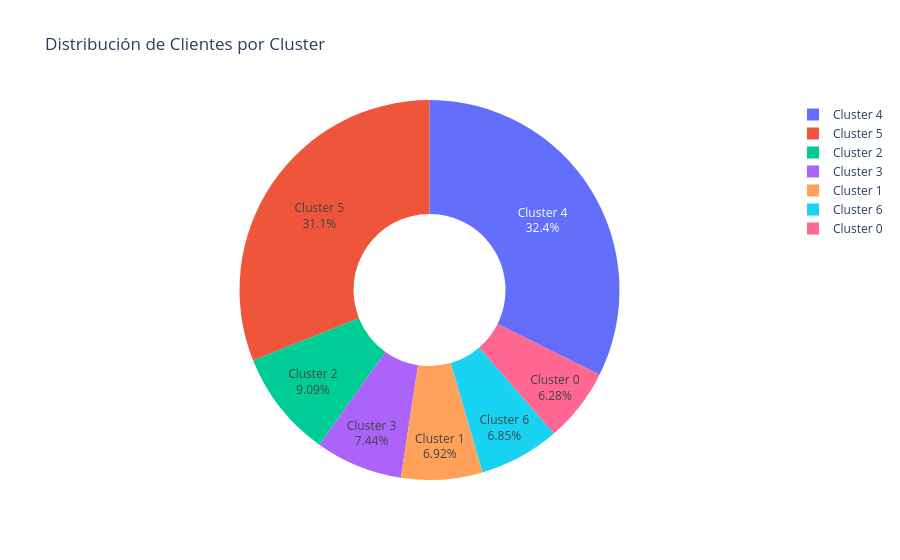

The notebook cell this image was saved under:
### Markdown cell above
## 5. Impacto de Clustering en Modelos Supervisados

### Code cell
# Evaluar impacto de agregar clusters como features
model_input_dir = root / 'data' / '05_model_input'

try:
    model_input = pd.read_csv(model_input_dir / 'model_input.csv')
    model_with_clusters = pd.read_csv(model_input_dir / 'model_input_with_clusters.csv')
    
    print("🔬 IMPACTO DE CLUSTERING EN MODELOS SUPERVISADOS")
    print("="*80)
    print(f"\nFeatures originales: {model_input.shape[1]} columnas")
    print(f"Features con clusters: {model_with_clusters.shape[1]} columnas")
    print(f"Features agregadas: {model_with_clusters.shape[1] - model_input.shape[1]}")
    
    # Mostrar nuevas columnas
    new_cols = set(model_with_clusters.columns) - set(model_input.columns)
    print(f"\n📊 Nuevas features de clustering: {list(new_cols)}")
    
    # Distribución de clusters
    if 'kmeans_label' in model_with_clusters.columns:
        cluster_dist = model_with_clusters['kmeans_label'].value_counts().sort_index()
        
        fig = px.pie(
            values=cluster_dist.values,
            names=[f'Cluster {i}' for i in cluster_dist.index],
            title='Distribución de Clientes por Cluster',
            hole=0.4
        )
        fig.update_traces(textposition='inside', textinfo='percent+label')
        fig.show()
        
        print("\n📌 Cluster Distribution:")
        for cluster_id, count in cluster_dist.items():
            pct = 100 * count / len(model_with_clusters)
            print(f"  Cluster {cluster_id}: {count:,} samples ({pct:.1f}%)")
    
    print("\n💡 Los cluster labels capturan patrones latentes que pueden mejorar")
    print("   el rendimiento de modelos supervisados al actuar como features categóricas.")
    
except FileNotFoundError as e:
    print(f"⚠️ Archivo no encontrado: {e}")
    print("   Ejecute primero el pipeline de unsupervised learning.")

### Figure 1 — Plotly figure (JSON) as saved in the notebook; plotly's stock layout.template omitted (floating-point values rounded to 4 significant figures)
{"data": [{"domain": {"x": [0, 1], "y": [0, 1]}, "hole": 0.4, "hovertemplate": "label=%{label}<br>value=%{value}<extra></extra>", "labels": ["Cluster 0", "Cluster 1", "Cluster 2", "Cluster 3", "Cluster 4", "Cluster 5", "Cluster 6"], "legendgroup": "", "name": "", "showlegend": true, "textinfo": "percent+label", "textposition": "inside", "type": "pie", "values": [628, 692, 909, 744, 3236, 3106, 685]}], "layout": {"legend": {"tracegroupgap": 0}, "title": {"text": "Distribución de Clientes por Cluster"}}}
